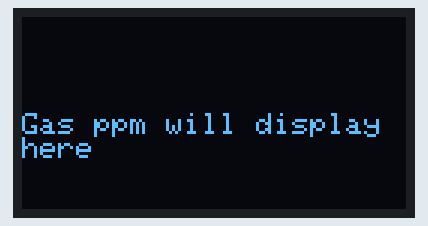
A sketch run on a simulated Arduino Uno, built with avr-gcc and run on an emulated ATmega328P. On the bench: 128×64 one-colour display.

Above: at 0.1 s.

The sketch:

aeroponic_system_OLED.ino
```cpp
#include <Adafruit_GFX.h>
#include <Adafruit_SSD1306.h>
#include <Wire.h>

#define SCREEN_WIDTH 128 // OLED display width, in pixels
#define SCREEN_HEIGHT 64 // OLED display height, in pixels

// Declaration for an SSD1306 display connected to I2C (SDA, SCL pins)
// The pins for I2C are defined by the Wire-library.
// On an arduino UNO:       A4(SDA), A5(SCL)
// On an arduino MEGA 2560: 20(SDA), 21(SCL)
// On an arduino LEONARDO:   2(SDA),  3(SCL), ...
#define OLED_RESET     -1 // Reset pin # (or -1 if sharing Arduino reset pin)
#define SCREEN_ADDRESS 0x3D ///< See datasheet for Address; 0x3D for 128x64, 0x3C for 128x32
Adafruit_SSD1306 display(SCREEN_WIDTH, SCREEN_HEIGHT, &Wire, OLED_RESET);

void setup() {

display.begin(SSD1306_SWITCHCAPVCC, SCREEN_ADDRESS);
display.clearDisplay();
display.setTextSize(1);      // Normal 1:1 pixel scale
display.setTextColor(SSD1306_WHITE); // Draw white text
display.setCursor(0, 32);     // Start at top-left corner is (0,0). Note: format is in (x,y)
display.cp437(true);

display.println("Gas ppm will display here");
display.display();
delay(20000);
}

void loop() {

}
```
